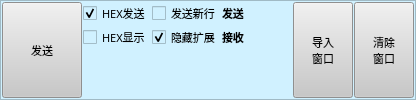
    <widget class="QFrame" name="frame_10">
     <property name="minimumSize">
      <size>
       <width>0</width>
       <height>40</height>
      </size>
     </property>
     <property name="maximumSize">
      <size>
       <width>16777215</width>
       <height>200</height>
      </size>
     </property>
     <property name="font">
      <font>
       <pointsize>10</pointsize>
      </font>
     </property>
     <property name="styleSheet">
      <string notr="true">background-color: rgb(208, 241, 255);</string>
     </property>
     <property name="frameShape">
      <enum>QFrame::StyledPanel</enum>
     </property>
     <property name="frameShadow">
      <enum>QFrame::Sunken</enum>
     </property>
     <layout class="QGridLayout" name="gridLayout">
      <property name="leftMargin">
       <number>1</number>
      </property>
      <property name="topMargin">
       <number>1</number>
      </property>
      <property name="rightMargin">
       <number>1</number>
      </property>
      <property name="bottomMargin">
       <number>1</number>
      </property>
      <property name="spacing">
       <number>1</number>
      </property>
      <item row="0" column="0" rowspan="3">
       <widget class="QPushButton" name="b_serial_send">
        <property name="sizePolicy">
         <sizepolicy hsizetype="Preferred" vsizetype="Preferred">
          <horstretch>0</horstretch>
          <verstretch>0</verstretch>
         </sizepolicy>
        </property>
        <property name="minimumSize">
         <size>
          <width>40</width>
          <height>20</height>
         </size>
        </property>
        <property name="maximumSize">
         <size>
          <width>1000</width>
          <height>100</height>
         </size>
        </property>
        <property name="font">
         <font>
          <family>新宋体</family>
          <pointsize>8</pointsize>
         </font>
        </property>
        <property name="styleSheet">
         <string notr="true">background-color: rgb(200, 200, 200);</string>
        </property>
        <property name="text">
         <string>发送</string>
        </property>
       </widget>
      </item>
      <item row="0" column="2">
       <widget class="QCheckBox" name="check_new_line">
        <property name="sizePolicy">
         <sizepolicy hsizetype="Fixed" vsizetype="Fixed">
          <horstretch>0</horstretch>
          <verstretch>0</verstretch>
         </sizepolicy>
        </property>
        <property name="minimumSize">
         <size>
          <width>0</width>
          <height>10</height>
         </size>
        </property>
        <property name="font">
         <font>
          <family>新宋体</family>
          <pointsize>8</pointsize>
         </font>
        </property>
        <property name="text">
         <string>发送新行</string>
        </property>
       </widget>
      </item>
      <item row="1" column="2">
       <widget class="QCheckBox" name="check_hide">
        <property name="enabled">
         <bool>true</bool>
        </property>
        <property name="sizePolicy">
         <sizepolicy hsizetype="Fixed" vsizetype="Fixed">
          <horstretch>0</horstretch>
          <verstretch>0</verstretch>
         </sizepolicy>
        </property>
        <property name="minimumSize">
         <size>
          <width>0</width>
          <height>10</height>
         </size>
        </property>
        <property name="font">
         <font>
          <family>新宋体</family>
          <pointsize>8</pointsize>
         </font>
        </property>
        <property name="text">
         <string>隐藏扩展</string>
        </property>
        <property name="checkable">
         <bool>true</bool>
        </property>
        <property name="checked">
         <bool>true</bool>
        </property>
        <property name="tristate">
         <bool>false</bool>
        </property>
       </widget>
      </item>
      <item row="0" column="4" rowspan="3">
       <widget class="QPushButton" name="b_load">
        <property name="sizePolicy">
         <sizepolicy hsizetype="Minimum" vsizetype="Preferred">
          <horstretch>0</horstretch>
          <verstretch>0</verstretch>
         </sizepolicy>
        </property>
        <property name="minimumSize">
         <size>
          <width>40</width>
          <height>15</height>
         </size>
        </property>
        <property name="maximumSize">
         <size>
          <width>60</width>
          <height>100</height>
         </size>
        </property>
        <property name="font">
         <font>
          <family>新宋体</family>
          <pointsize>8</pointsize>
         </font>
        </property>
        <property name="toolTip">
         <string>&lt;html&gt;&lt;head/&gt;&lt;body&gt;&lt;p&gt;这个按钮可以将导出的数据再次导入，并且触发QTcan2同等的效果显示&lt;/p&gt;&lt;/body&gt;&lt;/html&gt;</string>
        </property>
        <property name="layoutDirection">
         <enum>Qt::LeftToRight</enum>
        </property>
        <property name="styleSheet">
         <string notr="true">background-color: rgb(200, 200, 200);</string>
        </property>
        <property name="text">
         <string>导入
窗口</string>
        </property>
        <property name="checkable">
         <bool>false</bool>
        </property>
        <property name="autoRepeat">
         <bool>false</bool>
        </property>
        <property name="autoDefault">
         <bool>false</bool>
        </property>
       </widget>
      </item>
      <item row="0" column="5" rowspan="3">
       <widget class="QPushButton" name="b_serial_clear">
        <property name="sizePolicy">
         <sizepolicy hsizetype="Fixed" vsizetype="Preferred">
          <horstretch>0</horstretch>
          <verstretch>0</verstretch>
         </sizepolicy>
        </property>
        <property name="minimumSize">
         <size>
          <width>40</width>
          <height>15</height>
         </size>
        </property>
        <property name="maximumSize">
         <size>
          <width>60</width>
          <height>100</height>
         </size>
        </property>
        <property name="font">
         <font>
          <family>新宋体</family>
          <pointsize>8</pointsize>
         </font>
        </property>
        <property name="layoutDirection">
         <enum>Qt::LeftToRight</enum>
        </property>
        <property name="styleSheet">
         <string notr="true">background-color: rgb(200, 200, 200);</string>
        </property>
        <property name="text">
         <string>清除
窗口</string>
        </property>
        <property name="checkable">
         <bool>false</bool>
        </property>
        <property name="autoRepeat">
         <bool>false</bool>
        </property>
        <property name="autoDefault">
         <bool>false</bool>
        </property>
       </widget>
      </item>
      <item row="0" column="1">
       <widget class="QCheckBox" name="check_hex_send">
        <property name="sizePolicy">
         <sizepolicy hsizetype="Fixed" vsizetype="Fixed">
          <horstretch>0</horstretch>
          <verstretch>0</verstretch>
         </sizepolicy>
        </property>
        <property name="minimumSize">
         <size>
          <width>0</width>
          <height>10</height>
         </size>
        </property>
        <property name="font">
         <font>
          <family>新宋体</family>
          <pointsize>8</pointsize>
         </font>
        </property>
        <property name="autoFillBackground">
         <bool>false</bool>
        </property>
        <property name="text">
         <string>HEX发送</string>
        </property>
        <property name="checked">
         <bool>true</bool>
        </property>
       </widget>
      </item>
      <item row="1" column="3">
       <widget class="QLabel" name="label_rec_count">
        <property name="minimumSize">
         <size>
          <width>70</width>
          <height>10</height>
         </size>
        </property>
        <property name="maximumSize">
         <size>
          <width>70</width>
          <height>20</height>
         </size>
        </property>
        <property name="font">
         <font>
          <family>新宋体</family>
          <pointsize>8</pointsize>
          <weight>75</weight>
          <bold>true</bold>
         </font>
        </property>
        <property name="text">
         <string>接收</string>
        </property>
       </widget>
      </item>
      <item row="1" column="1">
       <widget class="QCheckBox" name="check_show_hex">
        <property name="sizePolicy">
         <sizepolicy hsizetype="Fixed" vsizetype="Fixed">
          <horstretch>0</horstretch>
          <verstretch>0</verstretch>
         </sizepolicy>
        </property>
        <property name="minimumSize">
         <size>
          <width>0</width>
          <height>10</height>
         </size>
        </property>
        <property name="font">
         <font>
          <family>新宋体</family>
          <pointsize>8</pointsize>
         </font>
        </property>
        <property name="text">
         <string>HEX显示</string>
        </property>
       </widget>
      </item>
      <item row="0" column="3">
       <widget class="QLabel" name="label_sen_count">
        <property name="minimumSize">
         <size>
          <width>70</width>
          <height>10</height>
         </size>
        </property>
        <property name="maximumSize">
         <size>
          <width>70</width>
          <height>20</height>
         </size>
        </property>
        <property name="font">
         <font>
          <family>新宋体</family>
          <pointsize>8</pointsize>
          <weight>75</weight>
          <bold>true</bold>
         </font>
        </property>
        <property name="text">
         <string>发送</string>
        </property>
       </widget>
      </item>
     </layout>
    </widget>
